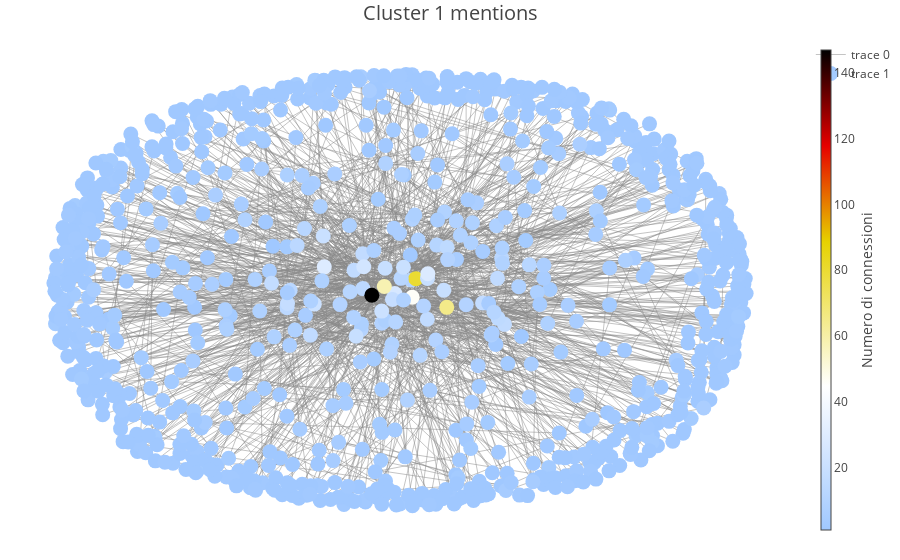

This figure's notebook cell:
### Code cell
make_graph(ment_clu1)

### Figure 1 — Plotly figure (JSON) as saved in the notebook; plotly's stock layout.template omitted (floating-point values rounded to 4 significant figures; data arrays with more than 128 entries replaced by an {"elided": "..."} marker saying what was removed)
{"data": [{"line": {"color": "#888", "width": 0.5}, "type": "scatter", "uid": "e6603d90-3200-11ea-9135-08719087ac1b", "x": {"elided": "4170 float values"}, "y": {"elided": "4170 float values"}}, {"marker": {"color": {"elided": "870 int values"}, "colorbar": {"thickness": 10, "title": "Numero di connessioni", "titleside": "right", "xanchor": "left"}, "colorscale": "Blackbody", "line": {"width": 0}, "reversescale": true, "showscale": true, "size": 15}, "mode": "markers", "text": {"elided": "870 str values"}, "type": "scatter", "uid": "e6603d91-3200-11ea-8a87-08719087ac1b", "x": {"elided": "870 float values"}, "y": {"elided": "870 float values"}}], "layout": {"hovermode": "closest", "margin": {"b": 20, "l": 5, "r": 5, "t": 40}, "showlegend": true, "title": "Cluster 1 mentions", "titlefont": {"size": 20}, "xaxis": {"showgrid": false, "showticklabels": false, "zeroline": false}, "yaxis": {"showgrid": false, "showticklabels": false, "zeroline": false}}}
